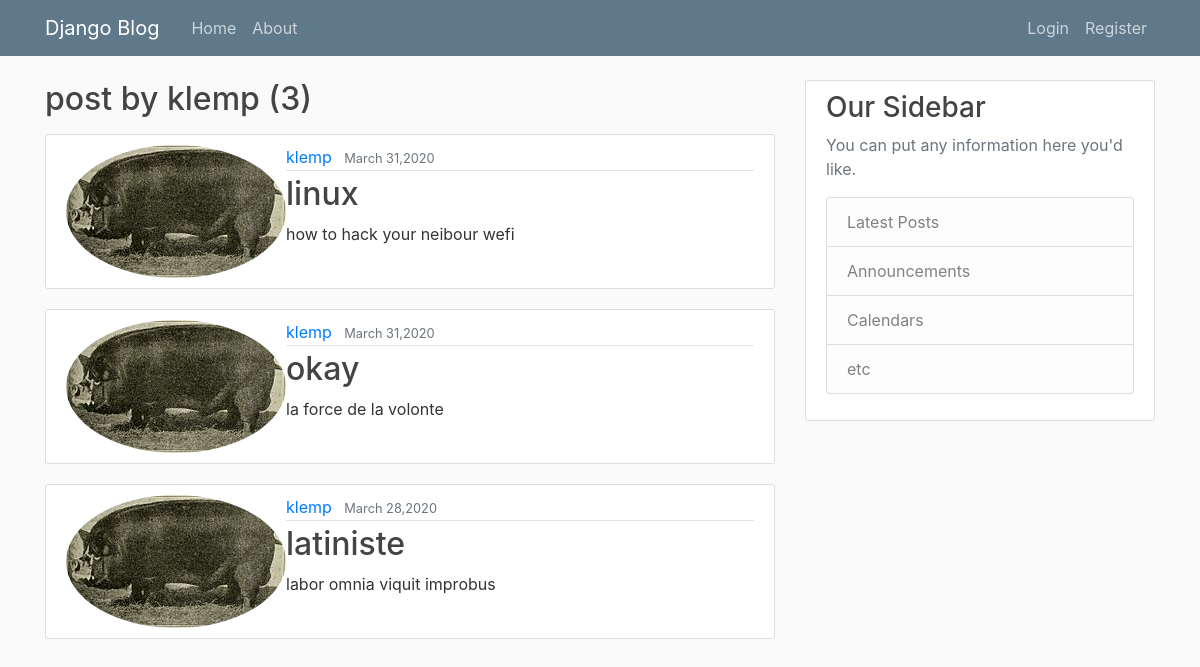
The app's page /user/klemp with its own data.
### blog/models.py (models this page shows, shortened)
class Post(models.Model):
    title = models.CharField(max_length=100)
    content = models.TextField()
    date_posted = models.DateTimeField(default= timezone.now)
    author = models.ForeignKey(User, on_delete= models.CASCADE)

### users/models.py (models this page shows, shortened)
class Profile(models.Model):
    user = models.OneToOneField(User, on_delete = models.CASCADE)
    image = models.ImageField(default='default.jpg', upload_to='profile_pics')

### blog/views.py (the view)
class UserPostListView(ListView):
    model = Post
    template_name = 'blog/user_posts.html'
    context_object_name = 'posts'
    paginate_by = 5
    def get_queryset(self):
        user = get_object_or_404(User,username=self.kwargs.get('username'))
        return Post.objects.filter(author=user).order_by('-date_posted')

### blog/templates/blog/user_posts.html (shortened to what this page needs)
{% extends "blog/base.html" %}
{% block content %}
        <h2 class="mb-3">post by {{ view.kwargs.username }} ({{page_obj.paginator.count}})</h2>
        {% for post in posts %}
     <article class="media content-section">
       <img class="rounded-circle article-image" src="{{post.author.profile.image.url}}" alt="">
       <div class="media-body">
         <div class="article-metadata">
           <a class="mr-2" href="{% url 'user-posts'  post.author.username %}">{{ post.author }}</a>
           <small class="text-muted">{{ post.date_posted|date:"F d,Y" }}</small>
         </div>
         <h2><a class="article-title" href="{% url 'post-detail' post.id %}">{{ post.title }}</a></h2>
         <p class="article-content">{{ post.content }}</p>
       </div>
     </article>
        {% endfor %}
{% endblock content%}

### blog/static/blog/main.css (style rules this page uses)
body { background: #fafafa; color: #333333; margin-top: 5rem; }
h1, h2, h3, h4, h5, h6 { color: #444444; }
.content-section { background: #ffffff; padding: 10px 20px; border: 1px solid #dddddd; border-radius: 3px; margin-bottom: 20px; }
.article-title { color: #444444; }
.article-content { white-space: pre-line; }
.article-metadata { padding-bottom: 1px; margin-bottom: 4px; border-bottom: 1px solid #e3e3e3 }

### records on screen
Post: author.profile.image (picture), author "klemp", date_posted "March 31,2020", title "linux", content "how to hack your neibour wefi"
Post: author.profile.image (picture), author "klemp", date_posted "March 31,2020", title "okay", content "la force de la volonte"
Post: author.profile.image (picture), author "klemp", date_posted "March 28,2020", title "latiniste", content "labor omnia viquit improbus"

### other values on screen
{{ view.kwargs.username }} "klemp"
{{ page_obj.paginator.count }} "3"
